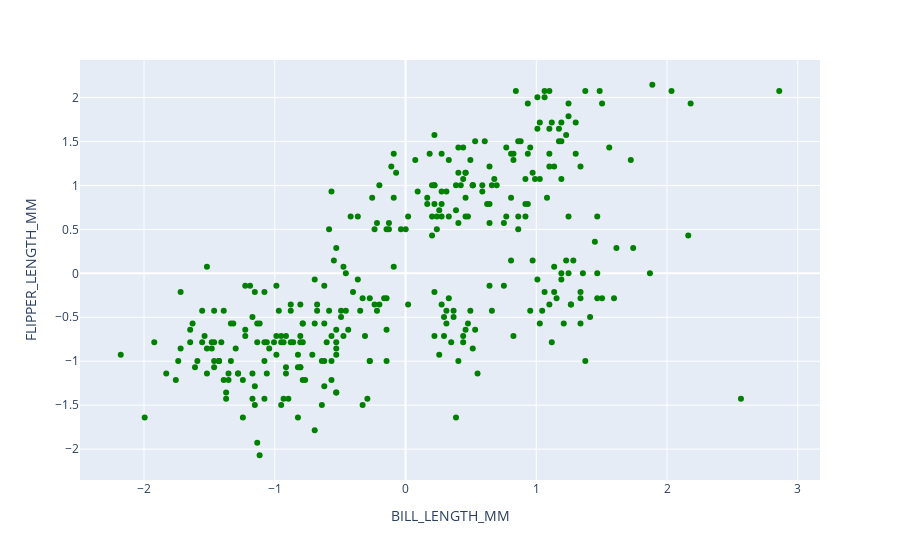

The notebook cell saved with this chart:
### Code cell
fig_3.show()

### Figure 1 — Plotly figure (JSON) as saved in the notebook; plotly's stock layout.template omitted (floating-point values rounded to 4 significant figures; data arrays with more than 128 entries replaced by an {"elided": "..."} marker saying what was removed)
{"data": [{"hovertemplate": "BILL_LENGTH_MM=%{x}<br>FLIPPER_LENGTH_MM=%{y}<extra></extra>", "legendgroup": "", "marker": {"color": "green", "symbol": "circle"}, "mode": "markers", "name": "", "orientation": "v", "showlegend": false, "type": "scatter", "x": {"elided": "333 float values"}, "xaxis": "x", "y": {"elided": "333 float values"}, "yaxis": "y"}], "layout": {"legend": {"tracegroupgap": 0}, "margin": {"t": 60}, "xaxis": {"anchor": "y", "domain": [0, 1], "title": {"text": "BILL_LENGTH_MM"}}, "yaxis": {"anchor": "x", "domain": [0, 1], "title": {"text": "FLIPPER_LENGTH_MM"}}}}
